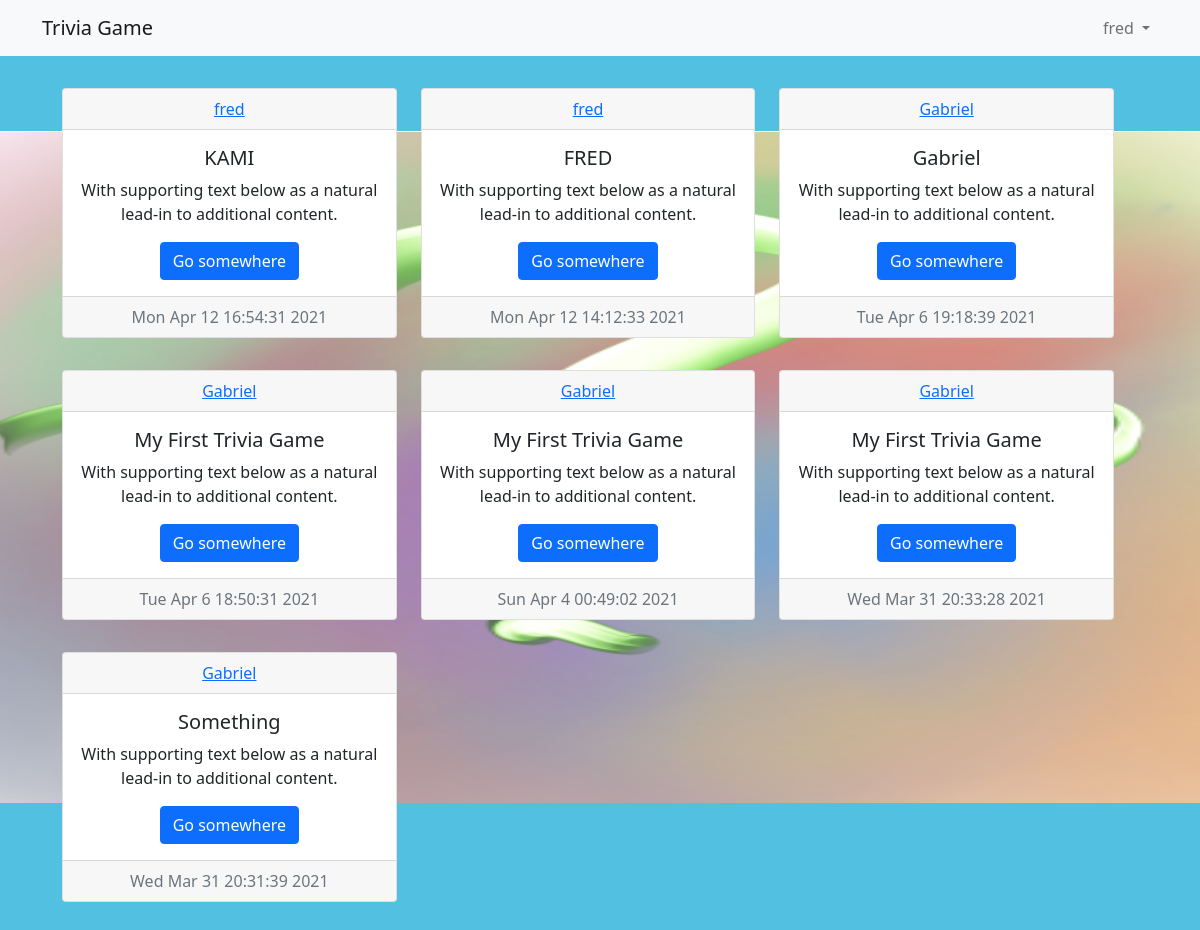
The app's page / (signed in) with its own data.
### app/models.py (models this page shows, shortened)
class User(db.Model, UserMixin):
    id = db.Column(db.Integer, primary_key=True);
    username = db.Column(db.String(120),  unique=True, nullable=False);
    email = db.Column(db.String(120), unique=True, nullable=False);
    password = db.Column(db.String(120), nullable=False);
    trivigame = db.relationship('TriviaGame', backref='author', lazy=True);

class TriviaGame(db.Model):
    id = db.Column(db.Integer, primary_key=True);
    content = db.Column(db.String(200));
    date = db.Column(db.DateTime, nullable=False, default=datetime.datetime.now());
    user_id = db.Column(db.Integer, db.ForeignKey('user.id'),nullable=False);
    file = db.Column(db.String(100));

### app/routes.py (the view)
@app.route('/home')
@app.route("/")
def home():
    now = datetime.date.today();
    logged_in = current_user.is_authenticated;
    raw = TriviaGame.query.all();
    content = [];
    date = [];
    users = [];
    for i in range(len(raw)-1, -1, -1):
        users.append(raw[i].author.username);
        content.append(json.loads(raw[i].content));
        date.append(raw[i].date);
    return render_template("home.html", title="home",users=users, is_logged_in=logged_in, content=content, length=len(content), date=date, now=now);

### app/models.py (called while the page is built)
@login_manager.user_loader
def load_user(user_id):
    return User.query.get(int(user_id))

### app/templates/home.html
{% extends "layout.html" %}
{% block content %}
{% for row in range(0, length, 3) %}
<div class="row p-3">
    {% if(row+3 > length) %}
        {% for col in range(row, length) %}
        <div class="col-4">
            <div class="card text-center">
                <div class="card-header">
                <a href="#">{{users[col]}}</a>
                </div>
                <div class="card-body">
                <h5 class="card-title">{{content[col]['title']}}</h5>
                <p class="card-text">With supporting text below as a natural lead-in to additional content.</p>
                <a href="{{url_for('trivia_homepage', id=col)}}" class="btn btn-primary">Go somewhere</a>
                </div>
                <div class="card-footer text-muted">
                {% if(date[col].strftime('%d') == now.strftime('%d')) %}
                {{date[col].strftime("%I:%M %p")}}
                {% else %}
                {{date[col].strftime("%c")}}
                {% endif %}
                </div>
            </div>
        </div>
        {% endfor %}
    {% else %}
        {% for col in range(row, row+3) %}
        <div class="col-4">
            <div class="card text-center">
                <div class="card-header">
                <a href="#">{{users[col]}}</a>
                </div>
                <div class="card-body">
                <h5 class="card-title">{{content[col]['title']}}</h5>
                <p class="card-text">With supporting text below as a natural lead-in to additional content.</p>
                <a href="{{url_for('trivia_homepage', id=col)}}" class="btn btn-primary">Go somewhere</a>
                </div>
                <div class="card-footer text-muted">
                {% if(date[col].strftime('%d') == now.strftime('%d')) %}
                {{date[col].strftime("%I:%M %p")}}
                {% else %}
                {{date[col].strftime("%c")}}
                {% endif %}
                </div>
            </div>
        </div>
        {% endfor %}
    {% endif %}
</div>
{% endfor %}
{% endblock content %}

### app/templates/layout.html (shortened to what this page needs)
<!doctype html>
<html lang="en">
  <head>
<link href="https://cdn.jsdelivr.net/npm/bootstrap@5.0.0-beta2/dist/css/bootstrap.min.css" rel="stylesheet">
  </head>
  <body>
    <nav class="navbar navbar-expand-lg navbar-light bg-light">
      <div class="container">
        <a class="navbar-brand" href="{{url_for('home')}}">Trivia Game</a>
        <div class="collapse navbar-collapse d-flex flex-row-reverse" id="navbarNavDropdown">
          <ul class="navbar-nav">
            <li class="nav-item dropdown">
              {% if is_logged_in %}
              <a class="nav-link dropdown-toggle" href="#" id="navbarDropdownMenuLink" role="button" data-bs-toggle="dropdown" aria-expanded="false">
                {{current_user.username}}
              </a>
              {% else %}
              <a class="nav-link dropdown-toggle" href="#" id="navbarDropdownMenuLink" role="button" data-bs-toggle="dropdown" aria-expanded="false">
                Account
              </a>
              {% endif %}
            </li>
          </ul>
        </div>
      </div>
    </nav>
    <div class="container">
    <main role="main">
      <div class="row p-3">
          {% block content %}{% endblock %}
        </div>
      </main>
      </div>
  </body>
</html>

### records on screen
User: username "fred", username "fred" "fred"
TriviaGame: date "Mon Apr 12 16:54:31 2021"
TriviaGame: date "Mon Apr 12 14:12:33 2021"
User: username "Gabriel" "Gabriel" "Gabriel" "Gabriel", username "Gabriel"
TriviaGame: date "Tue Apr 6 19:18:39 2021"
TriviaGame: date "Tue Apr 6 18:50:31 2021"
TriviaGame: date "Sun Apr 4 00:49:02 2021"
TriviaGame: date "Wed Mar 31 20:33:28 2021"
TriviaGame: date "Wed Mar 31 20:31:39 2021"

### other values on screen
{{ content[col]['title'] }} "KAMI" "FRED" "Gabriel" "My First Trivia Game" "My First Trivia Game" "My First Trivia Game"
{{ content[col]['title'] }} "Something"
